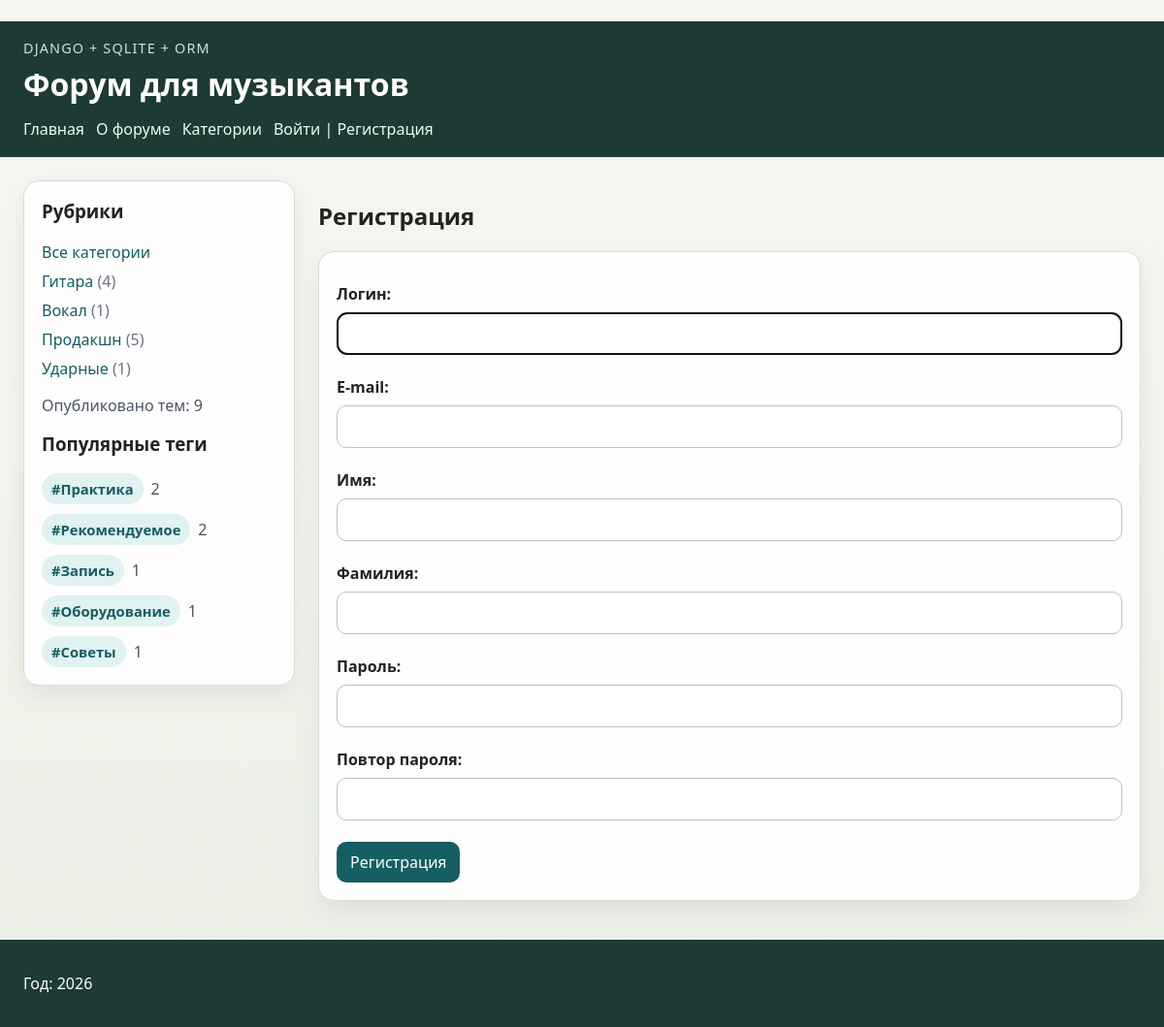
/users/register/, run on an earlier commit of the app's database.
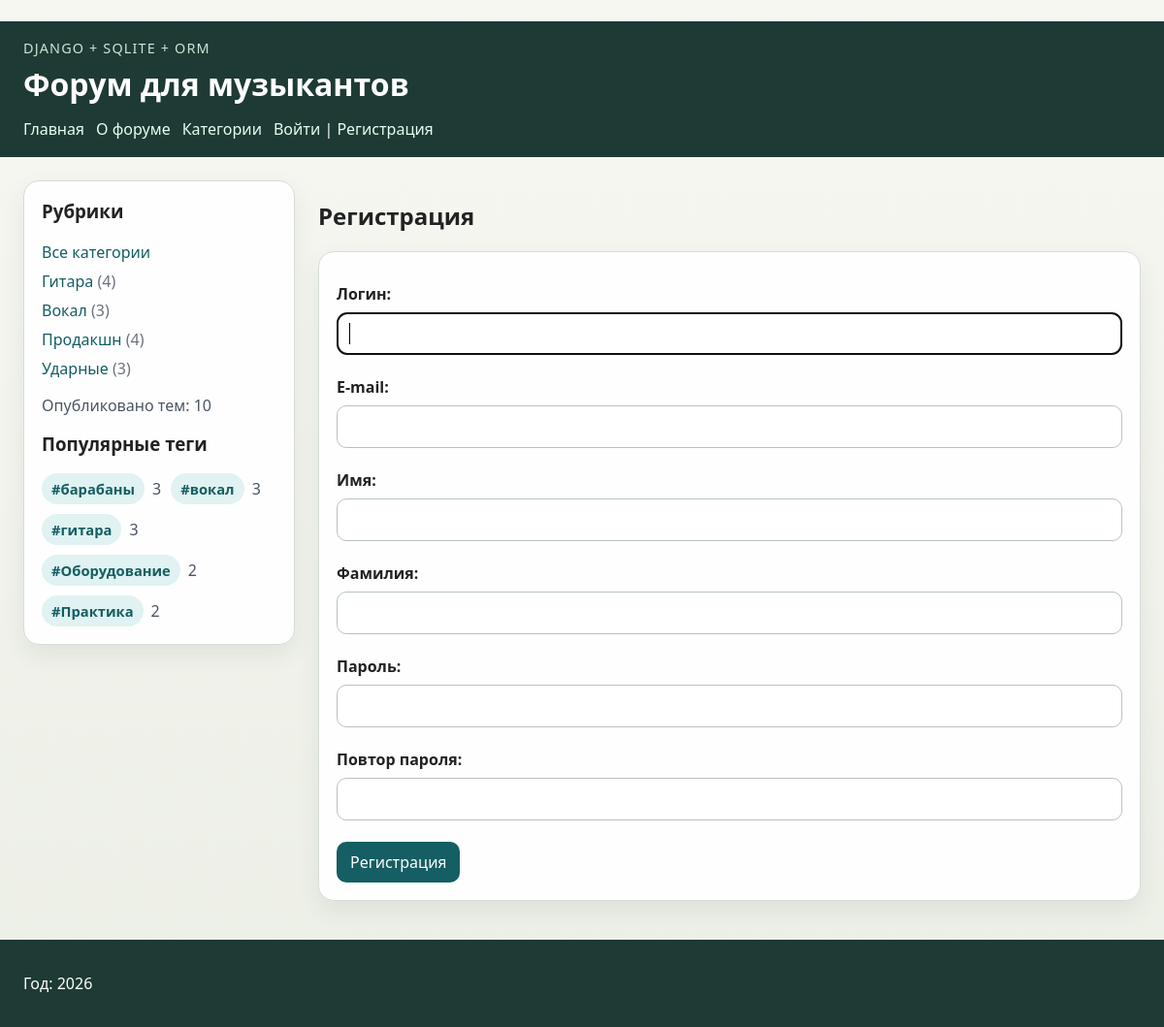
And on a later commit of the database.
### musicforum/models.py (models this page shows, shortened)
class Tag(models.Model):
    name = models.CharField("Название тега", max_length=100, unique=True)
    slug = models.SlugField("Слаг", max_length=100, unique=True, allow_unicode=True)
    class Meta:
        ordering = ("name",)
        verbose_name = "тег"
        verbose_name_plural = "теги"

### users/views.py (the view)
# urls.py: path('register/', views.RegisterUser.as_view(), name='register'),
class RegisterUser(CreateView):
    form_class = RegisterUserForm
    template_name = 'users/register.html'
    extra_context = {'title': 'Регистрация'}
    success_url = reverse_lazy('users:login')

### users/forms.py (shortened to what this page needs)
class RegisterUserForm(UserCreationForm):
    username = forms.CharField(
        label='Логин',
        widget=forms.TextInput(attrs={'class': 'form-input'}),
    )
    password1 = forms.CharField(
        label='Пароль',
        widget=forms.PasswordInput(attrs={'class': 'form-input'}),
    )
    password2 = forms.CharField(
        label='Повтор пароля',
        widget=forms.PasswordInput(attrs={'class': 'form-input'}),
    )
    class Meta:
        model = get_user_model()
        fields = ['username', 'email', 'first_name', 'last_name', 'password1', 'password2']
        labels = {
            'email': 'E-mail',
            'first_name': 'Имя',
            'last_name': 'Фамилия',
        }
        widgets = {
            'email': forms.TextInput(attrs={'class': 'form-input'}),
            'first_name': forms.TextInput(attrs={'class': 'form-input'}),
            'last_name': forms.TextInput(attrs={'class': 'form-input'}),
        }

### musicforum/data.py (called while the page is built)
def get_menu():
    return MENU

### musicforum/models.py (called while the page is built)
    def with_status(self, status):
        if not status:
            return self
        return self.filter(status=status)

    def published(self):
        return self.with_status(DiscussionStatus.PUBLISHED)

### users/templates/users/register.html (shortened to what this page needs)
﻿{% extends 'musicforum/base.html' %}
{% block content %}
    <h2>{{ title }}</h2>
    <form class="editor-form" method="post">
        {% for f in form %}
            <div class="form-field">
                <label class="field-label" for="{{ f.id_for_label }}">{{ f.label }}:</label>
                {{ f }}
            </div>
        {% endfor %}
        <div class="button-row">
            <button class="button" type="submit">Регистрация</button>
        </div>
    </form>
{% endblock %}

### musicforum/templates/musicforum/includes/popular_tags.html
{% if popular_tags %}
    <ul class="tag-cloud">
        {% for tag in popular_tags %}
            <li>
                <span class="tag-badge">#{{ tag.name }}</span>
                <span class="tag-total">{{ tag.total }}</span>
            </li>
        {% endfor %}
    </ul>
{% else %}
    <p class="sidebar-summary">Теги появятся после заполнения базы.</p>
{% endif %}

What changed in the data, as far as the page shows it:
removed Tag: name "Рекомендуемое", total "2"
no longer on this page (row unchanged): Tag: name "Запись", total "1"
no longer on this page (row unchanged): Tag: name "Советы", total "1"
added Tag: name "барабаны", total "3"
added Tag: name "вокал", total "3"
added Tag: name "гитара", total "3"
shown differently, row unchanged: Tag "Оборудование": total "1" → "2"; moves up the list
Also different on the page:
new list line: "Вокал ( 3 )"
new list line: "Продакшн ( 4 )"
new list line: "Ударные ( 3 )"
text no longer shown: "9"
text now shown: "10"
list line gone: "Вокал ( 1 )"
list line gone: "Продакшн ( 5 )"
list line gone: "Ударные ( 1 )"
